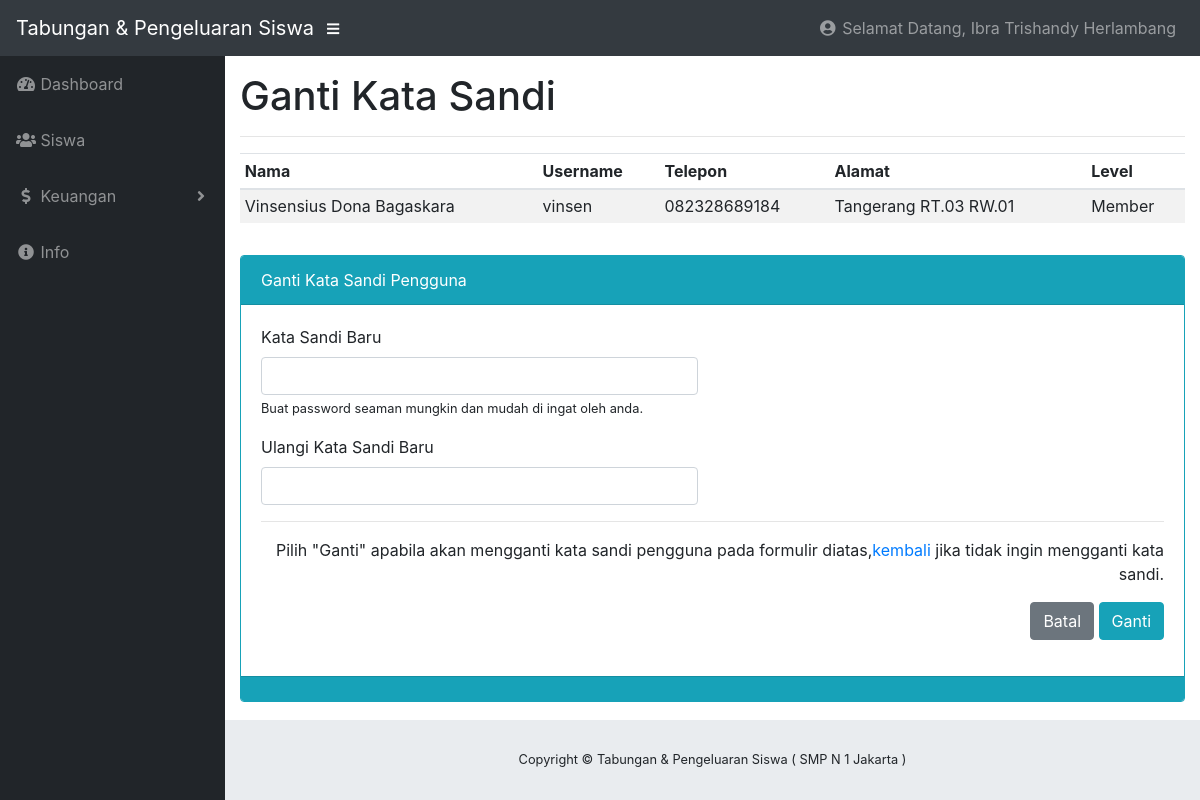
The page /index.php?page=pengguna&action=sandi&id=c47d194b-bf74-4410-8f20-17cebfe412c8 (signed in) on the database its author committed.
### tables this page shows
CREATE TABLE `user` (
  `kode` varchar(255) NOT NULL,
  `nama` varchar(60) NOT NULL,
  `username` varchar(60) NOT NULL,
  `password` varchar(255) NOT NULL,
  `telepon` bigint(20) NOT NULL,
  `alamat` text NOT NULL,
  `level` enum('Admin','Member') NOT NULL
);

### pages/pengguna/sandi.php (the view, shortened to what this page needs)
<?php
        if(@$_SESSION['admin']){
        $primary =addslashes($_GET['id']);
        $query = $conn->query("SELECT * FROM user WHERE kode = '$primary' ");
        $query->execute();
        $result = $query->fetch(PDO::FETCH_OBJ);
?>
<h1>Ganti Kata Sandi    </h1>
<hr>
<div class="row">
    <div class="col-sm-12 mb-3">
        <table class="table table-striped table-sm">
            <thead>
                <tr>
                    <th>Nama</th>
                    <th>Username</th>
                    <th>Telepon</th>
                    <th>Alamat</th>
                    <th>Level</th>
                </tr>
            </thead>
            <tbody>
                <tr>
                    <td><?= $result->nama ?></td>
                    <td><?= $result->username ?></td>
                    <td>0<?= $result->telepon ?></td>
                    <td><?= $result->alamat ?></td>
                    <td><?= $result->level ?></td>
                </tr>
            </tbody>
        </table>
    </div>
</div>
<div class="card border-info mb-3">
    <div class="card-header bg-info text-white">Ganti Kata Sandi Pengguna</div>
    <div class="card-body">
        <form method="post">
            <div class="form-group">
                <label for="nama">Kata Sandi Baru</label>
                <div class="row">
                    <div class="col-sm-6">
                        <input type="password" name="password" class="form-control"  required autofocus />
                    </div>
                </div>
                <small>
                Buat password seaman mungkin dan mudah di ingat oleh anda.
                </small>
            </div>
            <div class="form-group">
                <label>Ulangi Kata Sandi Baru</label>
                <div class="row">
                    <div class="col-sm-6">
                        <input type="password" name="repassword" class="form-control" required autofocus />
                    </div>
                </div>
            </div>
            <hr>
            <div class="form-group text-right">
                <p>
                    Pilih "Ganti" apabila akan mengganti kata sandi pengguna pada formulir diatas,<a href='?page=pengguna'>kembali</a> jika tidak ingin mengganti kata sandi.
                </p>
                <button class="btn btn-secondary" type="reset">Batal</button>
                <button type="submit" class="btn btn-info" name="ganti">Ganti</button>
            </div>
        </form>
    </div>
    <div class="card-footer bg-info"></div>
</div>
<?php
        } else {
            include "pages/404.php";
        }
?>

### index.php (shortened to what this page needs)
<?php
  include "__+config/koneksi.php";
  if(@$_SESSION['admin'] || @$_SESSION['member']){
?>
<!DOCTYPE html>
<html lang="en">
  <head>
    <link href="vendor/bootstrap/css/bootstrap.min.css" rel="stylesheet">
    <link href="vendor/fontawesome-free/css/all.min.css" rel="stylesheet" type="text/css">
    <link href="vendor/datatables/dataTables.bootstrap4.css" rel="stylesheet">
    <link href="css/sb-admin.css" rel="stylesheet">
    <link href="css/mycss.css" rel="stylesheet">
  </head>
  <body id="page-top">
    <nav class="navbar navbar-expand navbar-dark bg-dark static-top">
      <a class="navbar-brand mr-1" href="index.php">Tabungan & Pengeluaran Siswa</a>
      <button class="btn btn-link btn-sm text-white order-1 order-sm-0" id="sidebarToggle" href="#">
        <i class="fas fa-bars"></i>
      </button>
      <?php
        if(@$_SESSION['admin']){
          $userLogin = @$_SESSION['admin'];
        }else {
          $userLogin = @$_SESSION['member'];
        }
        try{
          $result = $conn->query("SELECT * FROM user WHERE kode = '$userLogin'");
          $namaUser = $result->fetch(PDO::FETCH_OBJ);
        }catch(Exception $e){
          echo $e->getMessage();
        }
      ?>
      <ul class="navbar-nav ml-auto ml-md-0">
        <li class="nav-item dropdown no-arrow">
          <a class="nav-link dropdown-toggle" href="#" id="userDropdown" role="button" data-toggle="dropdown" aria-haspopup="true" aria-expanded="false">
            <i class="fas fa-user-circle fa-fw"></i> Selamat Datang, <?= $namaUser->nama ?>
          </a>
        </li>
      </ul>
    </nav>
    <div id="wrapper">
      <ul class="sidebar navbar-nav">
        <li class="nav-item dropdown">
          <a class="nav-link" href="index.php">
            <i class="fas fa-fw fa-tachometer-alt"></i>
            <span>Dashboard</span>
          </a>
        </li>
        <?php if(@$_SESSION['admin']) {?>
        <li class="nav-item">
          <a class="nav-link" href="?page=pengguna">
            <i class="fas fa-fw fa-users"></i>
            <span>Siswa</span></a>
        </li>
          <?php } ?>
          <li class="nav-item dropdown">
          <a class="nav-link dropdown-toggle" href="#" id="pagesDropdown" role="button" data-toggle="dropdown" aria-haspopup="true" aria-expanded="false">
            <i class="fas fa-fw fa-dollar-sign"></i> <span>Keuangan</span>
          </a>
        </li>
        <li class="nav-item">
          <a class="nav-link" href="?page=info">
            <i class="fas fa-fw fa-info-circle"></i>
            <span>Info</span></a>
        </li>
      </ul>
      <div id="content-wrapper">
        <div class="container-fluid">
          <?php
            $page = strtolower(@$_GET['page']);
            $action = strtolower(@$_GET['action']);
            if($page == ""){
              include "pages/dashboard/dashboard.php";
            }else if($page == "pengguna"){
              if ($action == ""){
                include "pages/pengguna/lihatdata.php";
              }else if($action == "tambah"){
                include "pages/pengguna/tambah.php";
              }else if($action == "edit"){
                include "pages/pengguna/edit.php";
              }else if($action == "hapus"){
                include "pages/pengguna/hapus.php";
              }else if($action == "sandi"){
                include "pages/pengguna/sandi.php";
              }else if($action == "pengaturan"){
                include "pages/pengguna/pengaturan.php";
              }else {
                include "pages/404.php";
              }
            }else if($page == "keuangan"){
              if($action == ""){
                include "pages/keuangan/lihatdatapemasukan.php";
              }else if($action == "tambah"){
                  include "pages/keuangan/tambah.php";
              }else if($action == "pengeluaran"){
                include "pages/keuangan/lihatdatapengeluaran.php";
              }else if($action == "edit"){
                include "pages/keuangan/edit.php";
              }else if($action == "hapus"){
                include "pages/keuangan/hapus.php";
              } else {
                include "pages/404.php";
              }
            }else if($page == "keuangananggota"){
              if($action == ""){
                include "pages/keuangan/anggota/tambah.php";
              }else if($action == "hapus"){
                include "pages/keuangan/anggota/hapus.php";
              } else {
                include "pages/404.php";
              }
            }else if($page == "keuangananggotadetail"){
              if($action == ""){
                include "pages/keuangan/anggota/detail.php";
              }else {
                include "pages/404.php";
              }
            }else if($page == "laporankeuangan"){
              if($action == "laporankeuanganpribadi"){
                include "pages/laporan/laporankeuanganpribadi.php";
              }else {
                include "pages/404.php";
              }
            }else if($page == "smk3"){
              if($action == ""){
                include "pages/sekolah/smk3.php";
              }else {
                include "pages/404.php";
              }
            }
          ?>
        </div>
        <footer class="sticky-footer">
          <div class="container my-auto">
            <div class="copyright text-center my-auto">
              <span>Copyright © Tabungan & Pengeluaran Siswa ( SMP N 1 Jakarta )</span>
            </div>
          </div>
        </footer>
      </div>
    </div>
  </body>
</html>
<?php
  } else {
    header("location:login.php");
  }
?>

### css/sb-admin.css (style rules this page uses)
html { position: relative; min-height: 100%; }
body { height: 100%; }
#wrapper { display: -webkit-box; display: -ms-flexbox; display: flex; }
#wrapper #content-wrapper { overflow-x: hidden; width: 100%; padding-top: 1rem; padding-bottom: 80px; }
.navbar-nav .nav-item.dropdown .dropdown-toggle::after { width: 1rem; text-align: center; float: right; vertical-align: 0; border: 0; font-weight: 900; content: '\f105'; font-family: 'Font Awesome 5 Free'; }
.navbar-nav .nav-item.dropdown.no-arrow .dropdown-toggle::after { display: none; }
.sidebar { width: 90px !important; background-color: #212529; min-height: calc(100vh - 56px); }
.sidebar .nav-item:last-child { margin-bottom: 1rem; }
.sidebar .nav-item .nav-link { text-align: center; padding: 0.75rem 1rem; width: 90px; }
.sidebar .nav-item .nav-link span { font-size: 0.65rem; display: block; }
.sidebar .nav-item.dropdown .dropdown-toggle::after { display: none; }
.sidebar .nav-item .nav-link { color: rgba(255, 255, 255, 0.5); }
@media (min-width: 768px) { .sidebar { width: 225px !important; } }
@media (min-width: 768px) { .sidebar .nav-item .nav-link { display: block; width: 100%; text-align: left; padding: 1rem; width: 225px; } }
@media (min-width: 768px) { .sidebar .nav-item .nav-link span { font-size: 1rem; display: inline; } }
@media (min-width: 768px) { .sidebar .nav-item.dropdown .dropdown-toggle::after { display: block; } }
:root { --input-padding-x: 0.75rem; --input-padding-y: 0.75rem; }
footer.sticky-footer { display: -webkit-box; display: -ms-flexbox; display: flex; position: absolute; right: 0; bottom: 0; width: calc(100% - 90px); height: 80px; background-color: #e9ecef; }
footer.sticky-footer .copyright { line-height: 1; font-size: 0.8rem; }
@media (min-width: 768px) { footer.sticky-footer { width: calc(100% - 225px); } }

### rows shown on the page
user: nama "Ibra Trishandy Herlambang"
user: nama "Vinsensius Dona Bagaskara", username "vinsen", telepon "82328689184", alamat "Tangerang RT.03 RW.01", level "Member"
